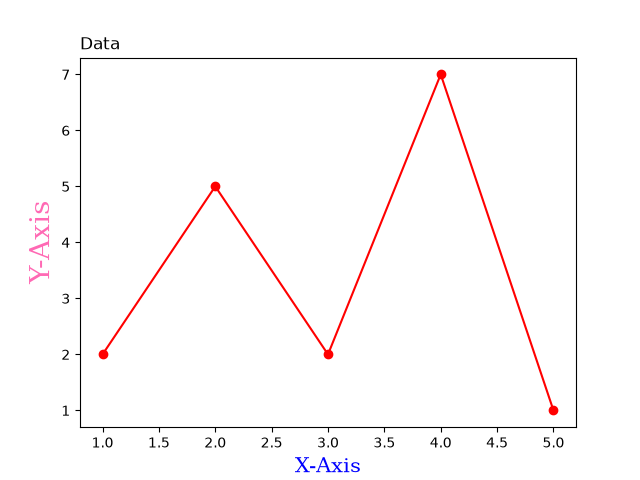

Write Python code to recreate this figure.
# Use the loc paramter in title() to position the title
# Legal values are: 'left', 'right', and 'center'
# Default value is 'center'

import matplotlib.pyplot as plt

x = [1, 2, 3, 4, 5]
y = [2, 5, 2, 7, 1]

#
plt.title("Data", loc='left')

font1 = { 'family':'serif', 'color':'blue', 'size': 15}
font2 = {'family':'serif', 'color':'hotpink', 'size': 20}
plt.plot(x, y, color='red', marker='o')
plt.xlabel("X-Axis", fontdict=font1)
plt.ylabel("Y-Axis", fontdict=font2)


plt.savefig("03_position_title.png")
